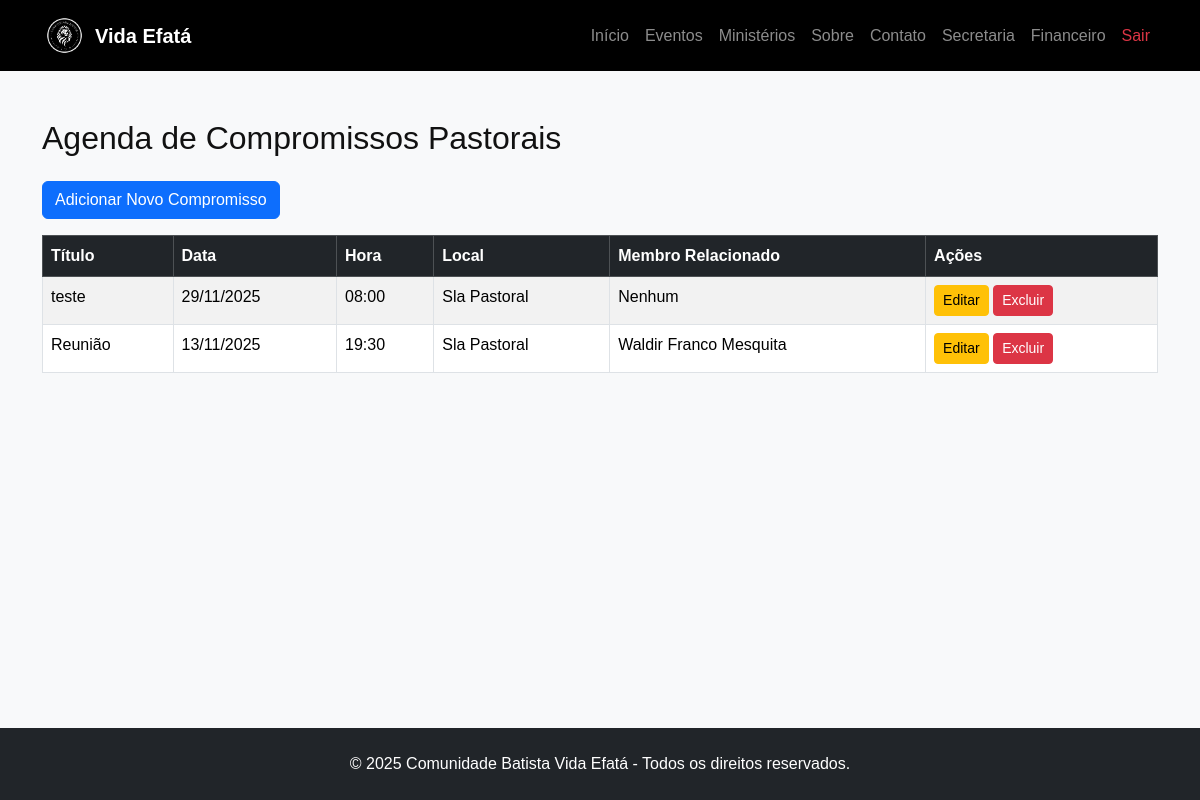
The app's page /secretaria/agenda (signed in) with its own data.
### app.py (models this page shows, shortened)
class Compromisso(db.Model):
    __tablename__ = 'compromisso'
    id = db.Column(db.Integer, primary_key=True)
    titulo = db.Column(db.String(100), nullable=False)
    descricao = db.Column(db.Text)
    data = db.Column(db.Date, nullable=False)
    hora = db.Column(db.String(20))
    local = db.Column(db.String(100))
    membro_id = db.Column(db.Integer, db.ForeignKey('membro.id'), nullable=True)
    user_id = db.Column(db.Integer, db.ForeignKey('user.id'), nullable=True)
    criado_em = db.Column(db.DateTime, default=datetime.utcnow)
    membro = db.relationship('Membro', backref='compromissos', lazy=True)
    user = db.relationship('User', backref='compromissos', lazy=True)

class Membro(db.Model):
    __tablename__ = 'membro'
    id = db.Column(db.Integer, primary_key=True)
    nome = db.Column(db.String(100), nullable=False)
    email = db.Column(db.String(100))
    telefone = db.Column(db.String(20))
    celular = db.Column(db.String(20))
    endereco = db.Column(db.String(200))
    cep = db.Column(db.String(10))
    bairro = db.Column(db.String(50))
    cidade = db.Column(db.String(50), default="São Paulo")
    estado = db.Column(db.String(2), default="SP")
    data_nascimento = db.Column(db.Date)
    estado_civil = db.Column(db.String(20))
    conjuge = db.Column(db.String(100))
    filhos = db.Column(db.Integer, default=0)
    batizado = db.Column(db.Boolean, default=False)
    data_batismo = db.Column(db.Date)
    ministerio = db.Column(db.String(100))
    foto = db.Column(db.String(100), default='default.jpg')
    data_cadastro = db.Column(db.DateTime, default=datetime.utcnow)
    status = db.Column(db.String(20), default='ativo')
    ativo = db.Column(db.Boolean, default=True)

### app.py (the view)
@app.route('/secretaria/agenda')
@secretaria_required
@login_required
def agenda():
    compromissos = Compromisso.query.order_by(Compromisso.data.desc()).all()
    return render_template('secretaria/agenda.html', compromissos=compromissos)

### app.py (called while the page is built)
@login_manager.user_loader
def load_user(user_id):
    return User.query.get(int(user_id))

def secretaria_required(f):
    @wraps(f)
    def decorated(*args, **kwargs):
        if not current_user.is_authenticated or current_user.nivel_acesso > 2:
            flash("Acesso negado. Apenas Secretária/Admin.", "danger")
            return redirect(url_for('secretaria'))
        return f(*args, **kwargs)
    return decorated

@app.context_processor
def inject_year():
    return {'current_year': datetime.now().year}

### templates/secretaria/agenda.html (shortened to what this page needs)
{% extends 'base.html' %}
{% block content %}
<div class="container mt-5">
    <h2 class="mb-4">Agenda de Compromissos Pastorais</h2>
    <a href="{{ url_for('novo_compromisso') }}" class="btn btn-primary mb-3">
         Adicionar Novo Compromisso
    </a>
    <div class="table-responsive">
        <table class="table table-striped table-hover table-bordered">
            <thead class="table-dark">
                <tr>
                    <th>Título</th>
                    <th>Data</th>
                    <th>Hora</th>
                    <th>Local</th>
                    <th>Membro Relacionado</th>
                    <th>Ações</th>
                </tr>
            </thead>
            <tbody>
                {% for comp in compromissos %}
                <tr>
                    <td>{{ comp.titulo }}</td>
                    <td>{{ comp.data.strftime('%d/%m/%Y') }}</td>
                    <td>{{ comp.hora or 'Não especificado' }}</td>
                    <td>{{ comp.local or 'Não especificado' }}</td>
                    <td>{{ comp.membro.nome if comp.membro else 'Nenhum' }}</td>
                    <td>
                        <a href="{{ url_for('editar_compromisso', id=comp.id) }}" class="btn btn-sm btn-warning">
                             Editar
                        </a>
                        <form method="POST" action="{{ url_for('excluir_compromisso', id=comp.id) }}" style="display:inline;">
                            <button type="submit" class="btn btn-sm btn-danger" onclick="return confirm('Tem certeza que deseja excluir este compromisso?');">
                                 Excluir
                            </button>
                        </form>
                    </td>
                </tr>
                {% else %}
                <tr>
                    <td colspan="6" class="text-center text-muted">Nenhum compromisso registrado.</td>
                </tr>
                {% endfor %}
            </tbody>
        </table>
    </div>
</div>
{% endblock %}

### static/css/style.css (style rules this page uses)
html, body { height: 100%; margin: 0; background-color: #fff; color: #111; font-family: 'Poppins', sans-serif; }

### records on screen
Compromisso: titulo "teste", data "29/11/2025", hora "08:00", local "Sla Pastoral", membro "Nenhum"
Compromisso: titulo "Reunião", data "13/11/2025", hora "19:30", local "Sla Pastoral", membro "Waldir Franco Mesquita"
